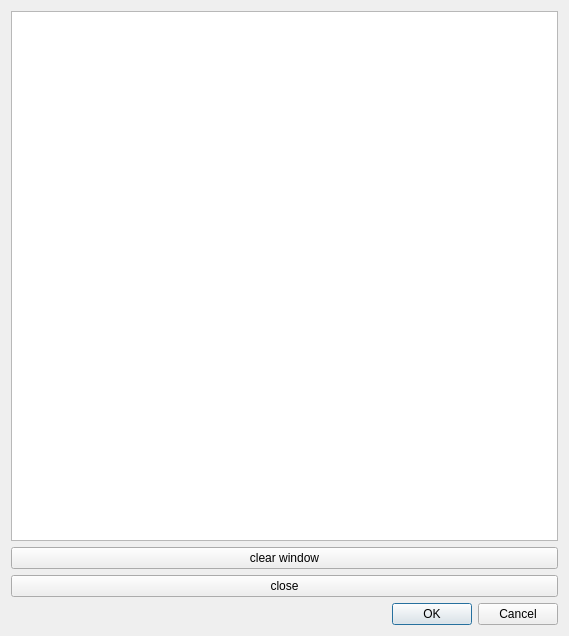
<?xml version="1.0" encoding="UTF-8"?>
<ui version="4.0">
 <class>LogWindow</class>
 <widget class="QDialog" name="LogWindow">
  <property name="geometry">
   <rect>
    <x>0</x>
    <y>0</y>
    <width>569</width>
    <height>636</height>
   </rect>
  </property>
  <property name="windowTitle">
   <string>Dialog</string>
  </property>
  <layout class="QVBoxLayout" name="verticalLayout">
   <item>
    <widget class="QTextEdit" name="textEdit_logContent"/>
   </item>
   <item>
    <widget class="QPushButton" name="pushButton_logClear">
     <property name="text">
      <string>clear window</string>
     </property>
    </widget>
   </item>
   <item>
    <widget class="QPushButton" name="pushButton_windowClose">
     <property name="text">
      <string>close</string>
     </property>
    </widget>
   </item>
   <item>
    <widget class="QDialogButtonBox" name="buttonBox">
     <property name="orientation">
      <enum>Qt::Horizontal</enum>
     </property>
     <property name="standardButtons">
      <set>QDialogButtonBox::Cancel|QDialogButtonBox::Ok</set>
     </property>
    </widget>
   </item>
  </layout>
 </widget>
 <resources/>
 <connections>
  <connection>
   <sender>buttonBox</sender>
   <signal>accepted()</signal>
   <receiver>LogWindow</receiver>
   <slot>accept()</slot>
   <hints>
    <hint type="sourcelabel">
     <x>248</x>
     <y>254</y>
    </hint>
    <hint type="destinationlabel">
     <x>157</x>
     <y>274</y>
    </hint>
   </hints>
  </connection>
  <connection>
   <sender>buttonBox</sender>
   <signal>rejected()</signal>
   <receiver>LogWindow</receiver>
   <slot>reject()</slot>
   <hints>
    <hint type="sourcelabel">
     <x>316</x>
     <y>260</y>
    </hint>
    <hint type="destinationlabel">
     <x>286</x>
     <y>274</y>
    </hint>
   </hints>
  </connection>
 </connections>
</ui>
